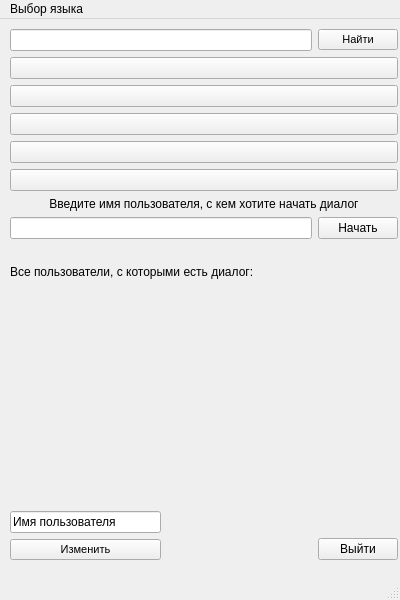
<?xml version="1.0" encoding="UTF-8"?>
<ui version="4.0">
 <class>MainWindow</class>
 <widget class="QMainWindow" name="MainWindow">
  <property name="enabled">
   <bool>true</bool>
  </property>
  <property name="geometry">
   <rect>
    <x>0</x>
    <y>0</y>
    <width>400</width>
    <height>600</height>
   </rect>
  </property>
  <property name="windowTitle">
   <string>Overseas</string>
  </property>
  <widget class="QWidget" name="centralwidget">
   <widget class="QWidget" name="verticalLayoutWidget_2">
    <property name="geometry">
     <rect>
      <x>10</x>
      <y>10</y>
      <width>388</width>
      <height>531</height>
     </rect>
    </property>
    <layout class="QVBoxLayout" name="verticalLayout_2">
     <item>
      <layout class="QHBoxLayout" name="horizontalLayout_2">
       <item>
        <widget class="QLineEdit" name="Search_lineEdit">
         <property name="frame">
          <bool>true</bool>
         </property>
        </widget>
       </item>
       <item>
        <widget class="QPushButton" name="Search_pushButton">
         <property name="font">
          <font>
           <pointsize>8</pointsize>
          </font>
         </property>
         <property name="text">
          <string>Найти</string>
         </property>
        </widget>
       </item>
      </layout>
     </item>
     <item>
      <widget class="QPushButton" name="Chat1_pushButton">
       <property name="enabled">
        <bool>true</bool>
       </property>
       <property name="text">
        <string/>
       </property>
      </widget>
     </item>
     <item>
      <widget class="QPushButton" name="Chat2_pushButton">
       <property name="text">
        <string/>
       </property>
      </widget>
     </item>
     <item>
      <widget class="QPushButton" name="Chat3_pushButton">
       <property name="text">
        <string/>
       </property>
      </widget>
     </item>
     <item>
      <widget class="QPushButton" name="Chat4_pushButton">
       <property name="text">
        <string/>
       </property>
      </widget>
     </item>
     <item>
      <widget class="QPushButton" name="Chat5_pushButton">
       <property name="text">
        <string/>
       </property>
      </widget>
     </item>
     <item>
      <layout class="QVBoxLayout" name="verticalLayout_5">
       <property name="bottomMargin">
        <number>0</number>
       </property>
       <item>
        <widget class="QLabel" name="label_2">
         <property name="text">
          <string>Введите имя пользователя, с кем хотите начать диалог</string>
         </property>
         <property name="alignment">
          <set>Qt::AlignCenter</set>
         </property>
        </widget>
       </item>
       <item>
        <layout class="QHBoxLayout" name="horizontalLayout">
         <property name="bottomMargin">
          <number>0</number>
         </property>
         <item>
          <widget class="QLineEdit" name="dialog_lineEdit"/>
         </item>
         <item>
          <widget class="QPushButton" name="dialog_pushButton">
           <property name="text">
            <string>Начать</string>
           </property>
          </widget>
         </item>
        </layout>
       </item>
      </layout>
     </item>
     <item>
      <widget class="QLabel" name="dialogMessageLabel">
       <property name="text">
        <string/>
       </property>
       <property name="alignment">
        <set>Qt::AlignCenter</set>
       </property>
      </widget>
     </item>
     <item>
      <widget class="QLabel" name="label">
       <property name="text">
        <string>Все пользователи, с которыми есть диалог:</string>
       </property>
      </widget>
     </item>
     <item>
      <spacer name="verticalSpacer">
       <property name="orientation">
        <enum>Qt::Vertical</enum>
       </property>
       <property name="sizeHint" stdset="0">
        <size>
         <width>20</width>
         <height>20</height>
        </size>
       </property>
      </spacer>
     </item>
     <item>
      <layout class="QHBoxLayout" name="horizontalLayout_3">
       <item>
        <layout class="QVBoxLayout" name="verticalLayout">
         <item>
          <spacer name="verticalSpacer_4">
           <property name="orientation">
            <enum>Qt::Vertical</enum>
           </property>
           <property name="sizeHint" stdset="0">
            <size>
             <width>20</width>
             <height>40</height>
            </size>
           </property>
          </spacer>
         </item>
         <item>
          <widget class="QLineEdit" name="usernameLineEdit">
           <property name="text">
            <string>Имя пользователя</string>
           </property>
           <property name="readOnly">
            <bool>true</bool>
           </property>
          </widget>
         </item>
         <item>
          <widget class="QPushButton" name="NickEdit_pushButton">
           <property name="font">
            <font>
             <pointsize>8</pointsize>
            </font>
           </property>
           <property name="text">
            <string>Изменить</string>
           </property>
          </widget>
         </item>
        </layout>
       </item>
       <item>
        <spacer name="horizontalSpacer">
         <property name="orientation">
          <enum>Qt::Horizontal</enum>
         </property>
         <property name="sizeHint" stdset="0">
          <size>
           <width>40</width>
           <height>20</height>
          </size>
         </property>
        </spacer>
       </item>
       <item>
        <layout class="QVBoxLayout" name="verticalLayout_3">
         <item>
          <spacer name="verticalSpacer_2">
           <property name="orientation">
            <enum>Qt::Vertical</enum>
           </property>
           <property name="sizeHint" stdset="0">
            <size>
             <width>20</width>
             <height>40</height>
            </size>
           </property>
          </spacer>
         </item>
         <item>
          <widget class="QPushButton" name="Exit_pushButton">
           <property name="text">
            <string>Выйти</string>
           </property>
          </widget>
         </item>
        </layout>
       </item>
      </layout>
     </item>
    </layout>
   </widget>
  </widget>
  <widget class="QMenuBar" name="menubar">
   <property name="geometry">
    <rect>
     <x>0</x>
     <y>0</y>
     <width>400</width>
     <height>26</height>
    </rect>
   </property>
   <widget class="QMenu" name="LangChange_menu">
    <property name="title">
     <string>Выбор языка</string>
    </property>
    <addaction name="RusLang_action"/>
    <addaction name="EngLang_action"/>
    <addaction name="GerLang_action"/>
    <addaction name="FrLang_action"/>
    <addaction name="ChLang_action"/>
    <addaction name="SpLang_action"/>
   </widget>
   <addaction name="LangChange_menu"/>
  </widget>
  <widget class="QStatusBar" name="statusbar"/>
  <action name="RusLang_action">
   <property name="text">
    <string>Русский</string>
   </property>
  </action>
  <action name="EngLang_action">
   <property name="text">
    <string>Английский</string>
   </property>
  </action>
  <action name="GerLang_action">
   <property name="text">
    <string>Немецкий</string>
   </property>
  </action>
  <action name="FrLang_action">
   <property name="text">
    <string>Французский</string>
   </property>
  </action>
  <action name="ChLang_action">
   <property name="text">
    <string>Китайский</string>
   </property>
  </action>
  <action name="SpLang_action">
   <property name="text">
    <string>Испанский</string>
   </property>
  </action>
 </widget>
 <resources/>
 <connections>
  <connection>
   <sender>Exit_pushButton</sender>
   <signal>clicked()</signal>
   <receiver>MainWindow</receiver>
   <slot>close()</slot>
   <hints>
    <hint type="sourcelabel">
     <x>390</x>
     <y>596</y>
    </hint>
    <hint type="destinationlabel">
     <x>224</x>
     <y>399</y>
    </hint>
   </hints>
  </connection>
 </connections>
</ui>
